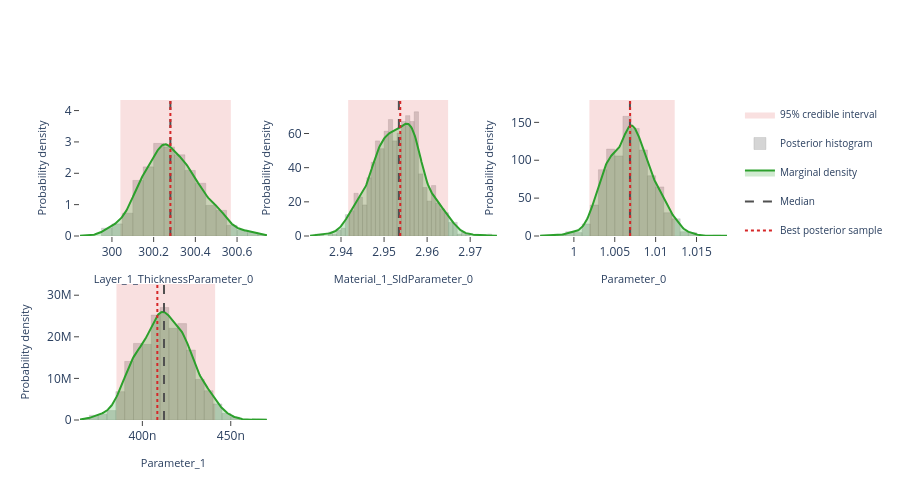

The code cell stored with this chart in its notebook:
### Markdown cell above
## Interactive posterior plots

The next three cells render the same Plotly figures that are shown on the
Bayesian Posterior tab of the EasyReflectometryApp:

* **Marginals** — per-parameter distribution: histogram + smooth KDE marginal,
  shaded 95% credible interval, and median / best-sample lines
  (`plot_distribution` or `posterior.distribution()`)
* **Corner plot** — pairwise marginals + 2-D contours + scatter (`plot_corner`)
* **Traces** — per-chain trace + marginal histogram (`plot_trace`)

The standalone helpers are called with ``return_figure=True`` so they return a
Plotly ``Figure`` that we render in the notebook with ``fig.show()``; the
``PosteriorResults`` methods return the figure directly.

### Code cell
# ---- Marginal posterior distributions ---------------------------------------
# One panel per free parameter, each overlaying the posterior histogram, a
# smooth Gaussian-KDE marginal, the shaded 95% credible interval, and the
# median / best-sample reference lines.  Mirrors the "Marginals" sub-tab in
# the EasyReflectometryApp.

# The PosteriorResults method passes ``logp`` through automatically so the
# best posterior sample (MAP) line is drawn:
fig = posterior.distribution()
fig.show()

# Standalone equivalent (pass ``logp`` to get the best-sample line):
# fig = plot_distribution(
#     posterior.draws,
#     posterior.param_names,
#     logp=posterior.logp,
#     return_figure=True,
# )
# fig.show()

### Figure 1 — Plotly figure (JSON) as saved in the notebook; plotly's stock layout.template omitted (floating-point values rounded to 4 significant figures; data arrays with more than 128 entries replaced by an {"elided": "..."} marker saying what was removed)
{"data": [{"fill": "toself", "fillcolor": "rgba(214, 39, 40, 0.14)", "hoverinfo": "skip", "legendgroup": "95% credible interval", "line": {"color": "rgba(214, 39, 40, 0.14)", "width": 0}, "mode": "lines", "name": "95% credible interval", "showlegend": true, "type": "scatter", "x": [300.0, 300.6, 300.6, 300.0, 300.0], "xaxis": "x", "y": [0.0, 0.0, 4.337, 4.337, 0.0], "yaxis": "y"}, {"histnorm": "probability density", "hovertemplate": "sample=%{x:.4f}<br>density: %{y:.2f}<extra></extra>", "legendgroup": "histogram", "marker": {"color": "rgba(120, 120, 120, 0.38)", "line": {"color": "rgba(120, 120, 120, 0.24)", "width": 1}}, "name": "Posterior histogram", "nbinsx": 40, "opacity": 0.82, "showlegend": true, "type": "histogram", "x": {"elided": "880 float values"}, "xaxis": "x", "yaxis": "y"}, {"fill": "tozeroy", "fillcolor": "rgba(44, 160, 44, 0.22)", "hovertemplate": "Layer_1_ThicknessParameter_0: %{x:.4f}<br>density: %{y:.4f}<extra></extra>", "legendgroup": "marginal", "line": {"color": "rgb(44, 160, 44)", "width": 2}, "mode": "lines", "name": "Marginal density", "showlegend": true, "type": "scatter", "x": {"elided": "256 float values"}, "xaxis": "x", "y": {"elided": "256 float values"}, "yaxis": "y"}, {"hovertemplate": "Median: %{x:.4f}<extra></extra>", "legendgroup": "Median", "line": {"color": "rgb(80, 80, 80)", "dash": "dash", "width": 2}, "mode": "lines", "name": "Median", "showlegend": true, "type": "scatter", "x": [300.3, 300.3], "xaxis": "x", "y": [0.0, 4.337], "yaxis": "y"}, {"hovertemplate": "Best posterior sample: %{x:.4f}<extra></extra>", "legendgroup": "Best posterior sample", "line": {"color": "rgb(214, 39, 40)", "dash": "dot", "width": 2}, "mode": "lines", "name": "Best posterior sample", "showlegend": true, "type": "scatter", "x": [300.3, 300.3], "xaxis": "x", "y": [0.0, 4.337], "yaxis": "y"}, {"fill": "toself", "fillcolor": "rgba(214, 39, 40, 0.14)", "hoverinfo": "skip", "legendgroup": "95% credible interval", "line": {"color": "rgba(214, 39, 40, 0.14)", "width": 0}, "mode": "lines", "name": "95% credible interval", "showlegend": false, "type": "scatter", "x": [2.942, 2.965, 2.965, 2.942, 2.942], "xaxis": "x2", "y": [0.0, 0.0, 79.61, 79.61, 0.0], "yaxis": "y2"}, {"histnorm": "probability density", "hovertemplate": "sample=%{x:.4f}<br>density: %{y:.2f}<extra></extra>", "legendgroup": "histogram", "marker": {"color": "rgba(120, 120, 120, 0.38)", "line": {"color": "rgba(120, 120, 120, 0.24)", "width": 1}}, "name": "Posterior histogram", "nbinsx": 40, "opacity": 0.82, "showlegend": false, "type": "histogram", "x": {"elided": "880 float values"}, "xaxis": "x2", "yaxis": "y2"}, {"fill": "tozeroy", "fillcolor": "rgba(44, 160, 44, 0.22)", "hovertemplate": "Material_1_SldParameter_0: %{x:.4f}<br>density: %{y:.4f}<extra></extra>", "legendgroup": "marginal", "line": {"color": "rgb(44, 160, 44)", "width": 2}, "mode": "lines", "name": "Marginal density", "showlegend": false, "type": "scatter", "x": {"elided": "256 float values"}, "xaxis": "x2", "y": {"elided": "256 float values"}, "yaxis": "y2"}, {"hovertemplate": "Median: %{x:.4f}<extra></extra>", "legendgroup": "Median", "line": {"color": "rgb(80, 80, 80)", "dash": "dash", "width": 2}, "mode": "lines", "name": "Median", "showlegend": false, "type": "scatter", "x": [2.953, 2.953], "xaxis": "x2", "y": [0.0, 79.61], "yaxis": "y2"}, {"hovertemplate": "Best posterior sample: %{x:.4f}<extra></extra>", "legendgroup": "Best posterior sample", "line": {"color": "rgb(214, 39, 40)", "dash": "dot", "width": 2}, "mode": "lines", "name": "Best posterior sample", "showlegend": false, "type": "scatter", "x": [2.954, 2.954], "xaxis": "x2", "y": [0.0, 79.61], "yaxis": "y2"}, {"fill": "toself", "fillcolor": "rgba(214, 39, 40, 0.14)", "hoverinfo": "skip", "legendgroup": "95% credible interval", "line": {"color": "rgba(214, 39, 40, 0.14)", "width": 0}, "mode": "lines", "name": "95% credible interval", "showlegend": false, "type": "scatter", "x": [1.002, 1.012, 1.012, 1.002, 1.002], "xaxis": "x3", "y": [0.0, 0.0, 179.5, 179.5, 0.0], "yaxis": "y3"}, {"histnorm": "probability density", "hovertemplate": "sample=%{x:.4f}<br>density: %{y:.2f}<extra></extra>", "legendgroup": "histogram", "marker": {"color": "rgba(120, 120, 120, 0.38)", "line": {"color": "rgba(120, 120, 120, 0.24)", "width": 1}}, "name": "Posterior histogram", "nbinsx": 40, "opacity": 0.82, "showlegend": false, "type": "histogram", "x": {"elided": "880 float values"}, "xaxis": "x3", "yaxis": "y3"}, {"fill": "tozeroy", "fillcolor": "rgba(44, 160, 44, 0.22)", "hovertemplate": "Parameter_0: %{x:.4f}<br>density: %{y:.4f}<extra></extra>", "legendgroup": "marginal", "line": {"color": "rgb(44, 160, 44)", "width": 2}, "mode": "lines", "name": "Marginal density", "showlegend": false, "type": "scatter", "x": {"elided": "256 float values"}, "xaxis": "x3", "y": {"elided": "256 float values"}, "yaxis": "y3"}, {"hovertemplate": "Median: %{x:.4f}<extra></extra>", "legendgroup": "Median", "line": {"color": "rgb(80, 80, 80)", "dash": "dash", "width": 2}, "mode": "lines", "name": "Median", "showlegend": false, "type": "scatter", "x": [1.007, 1.007], "xaxis": "x3", "y": [0.0, 179.5], "yaxis": "y3"}, {"hovertemplate": "Best posterior sample: %{x:.4f}<extra></extra>", "legendgroup": "Best posterior sample", "line": {"color": "rgb(214, 39, 40)", "dash": "dot", "width": 2}, "mode": "lines", "name": "Best posterior sample", "showlegend": false, "type": "scatter", "x": [1.007, 1.007], "xaxis": "x3", "y": [0.0, 179.5], "yaxis": "y3"}, {"fill": "toself", "fillcolor": "rgba(214, 39, 40, 0.14)", "hoverinfo": "skip", "legendgroup": "95% credible interval", "line": {"color": "rgba(214, 39, 40, 0.14)", "width": 0}, "mode": "lines", "name": "95% credible interval", "showlegend": false, "type": "scatter", "x": [3.853e-07, 4.411e-07, 4.411e-07, 3.853e-07, 3.853e-07], "xaxis": "x4", "y": [0.0, 0.0, 32690000.0, 32690000.0, 0.0], "yaxis": "y4"}, {"histnorm": "probability density", "hovertemplate": "sample=%{x:.4f}<br>density: %{y:.2f}<extra></extra>", "legendgroup": "histogram", "marker": {"color": "rgba(120, 120, 120, 0.38)", "line": {"color": "rgba(120, 120, 120, 0.24)", "width": 1}}, "name": "Posterior histogram", "nbinsx": 40, "opacity": 0.82, "showlegend": false, "type": "histogram", "x": {"elided": "880 float values"}, "xaxis": "x4", "yaxis": "y4"}, {"fill": "tozeroy", "fillcolor": "rgba(44, 160, 44, 0.22)", "hovertemplate": "Parameter_1: %{x:.4f}<br>density: %{y:.4f}<extra></extra>", "legendgroup": "marginal", "line": {"color": "rgb(44, 160, 44)", "width": 2}, "mode": "lines", "name": "Marginal density", "showlegend": false, "type": "scatter", "x": {"elided": "256 float values"}, "xaxis": "x4", "y": {"elided": "256 float values"}, "yaxis": "y4"}, {"hovertemplate": "Median: %{x:.4f}<extra></extra>", "legendgroup": "Median", "line": {"color": "rgb(80, 80, 80)", "dash": "dash", "width": 2}, "mode": "lines", "name": "Median", "showlegend": false, "type": "scatter", "x": [4.122e-07, 4.122e-07], "xaxis": "x4", "y": [0.0, 32690000.0], "yaxis": "y4"}, {"hovertemplate": "Best posterior sample: %{x:.4f}<extra></extra>", "legendgroup": "Best posterior sample", "line": {"color": "rgb(214, 39, 40)", "dash": "dot", "width": 2}, "mode": "lines", "name": "Best posterior sample", "showlegend": false, "type": "scatter", "x": [4.085e-07, 4.085e-07], "xaxis": "x4", "y": [0.0, 32690000.0], "yaxis": "y4"}], "layout": {"barmode": "overlay", "height": 500, "legend": {"font": {"size": 10}}, "plot_bgcolor": "white", "showlegend": true, "xaxis": {"anchor": "y", "domain": [0.0, 0.2889], "range": [299.8, 300.7], "showgrid": false, "ticks": "outside", "title": {"font": {"size": 11}, "text": "Layer_1_ThicknessParameter_0"}, "zeroline": false}, "xaxis2": {"anchor": "y2", "domain": [0.3556, 0.6444], "range": [2.933, 2.976], "showgrid": false, "ticks": "outside", "title": {"font": {"size": 11}, "text": "Material_1_SldParameter_0"}, "zeroline": false}, "xaxis3": {"anchor": "y3", "domain": [0.7111, 1.0], "range": [0.9959, 1.019], "showgrid": false, "ticks": "outside", "title": {"font": {"size": 11}, "text": "Parameter_0"}, "zeroline": false}, "xaxis4": {"anchor": "y4", "domain": [0.0, 0.2889], "range": [3.647e-07, 4.704e-07], "showgrid": false, "ticks": "outside", "title": {"font": {"size": 11}, "text": "Parameter_1"}, "zeroline": false}, "xaxis5": {"anchor": "y5", "domain": [0.3556, 0.6444], "showgrid": false, "ticks": "outside", "zeroline": false}, "xaxis6": {"anchor": "y6", "domain": [0.7111, 1.0], "showgrid": false, "ticks": "outside", "zeroline": false}, "yaxis": {"anchor": "x", "domain": [0.575, 1.0], "range": [0.0, 4.337], "showgrid": false, "ticks": "outside", "title": {"font": {"size": 11}, "text": "Probability density"}, "zeroline": false}, "yaxis2": {"anchor": "x2", "domain": [0.575, 1.0], "range": [0.0, 79.61], "showgrid": false, "ticks": "outside", "title": {"font": {"size": 11}, "text": "Probability density"}, "zeroline": false}, "yaxis3": {"anchor": "x3", "domain": [0.575, 1.0], "range": [0.0, 179.5], "showgrid": false, "ticks": "outside", "title": {"font": {"size": 11}, "text": "Probability density"}, "zeroline": false}, "yaxis4": {"anchor": "x4", "domain": [0.0, 0.425], "range": [0.0, 32690000.0], "showgrid": false, "ticks": "outside", "title": {"font": {"size": 11}, "text": "Probability density"}, "zeroline": false}, "yaxis5": {"anchor": "x5", "domain": [0.0, 0.425], "showgrid": false, "ticks": "outside", "zeroline": false}, "yaxis6": {"anchor": "x6", "domain": [0.0, 0.425], "showgrid": false, "ticks": "outside", "zeroline": false}}}
